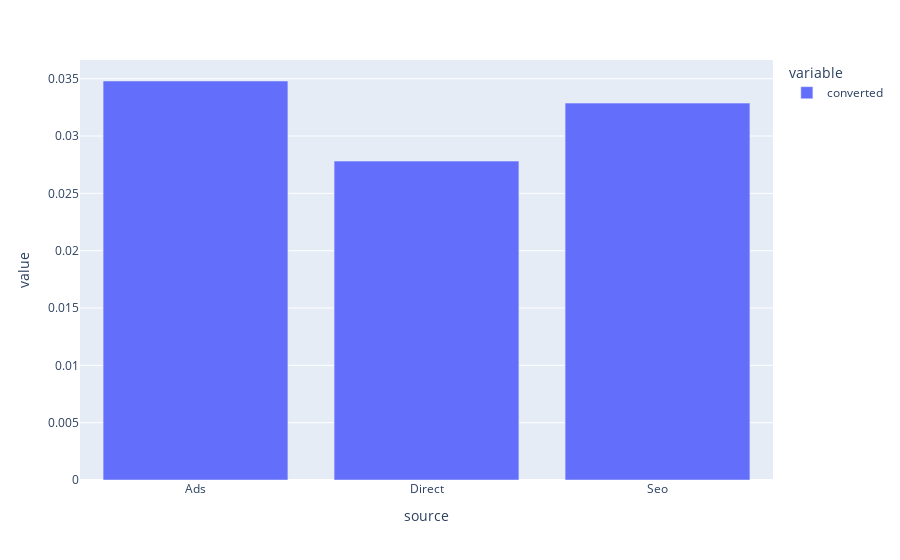

Notebook source saved alongside this figure:
### Code cell
source = data.groupby("source")["converted"].mean()
px.bar(source)

### Figure 1 — Plotly figure (JSON) as saved in the notebook; plotly's stock layout.template omitted (floating-point values rounded to 4 significant figures)
{"data": [{"alignmentgroup": "True", "hovertemplate": "variable=converted<br>source=%{x}<br>value=%{y}<extra></extra>", "legendgroup": "converted", "marker": {"color": "#636efa", "pattern": {"shape": ""}}, "name": "converted", "offsetgroup": "converted", "orientation": "v", "showlegend": true, "textposition": "auto", "type": "bar", "x": ["Ads", "Direct", "Seo"], "xaxis": "x", "y": [0.0348, 0.02781, 0.03287], "yaxis": "y"}], "layout": {"barmode": "relative", "legend": {"title": {"text": "variable"}, "tracegroupgap": 0}, "margin": {"t": 60}, "xaxis": {"anchor": "y", "domain": [0, 1], "title": {"text": "source"}}, "yaxis": {"anchor": "x", "domain": [0, 1], "title": {"text": "value"}}}}
